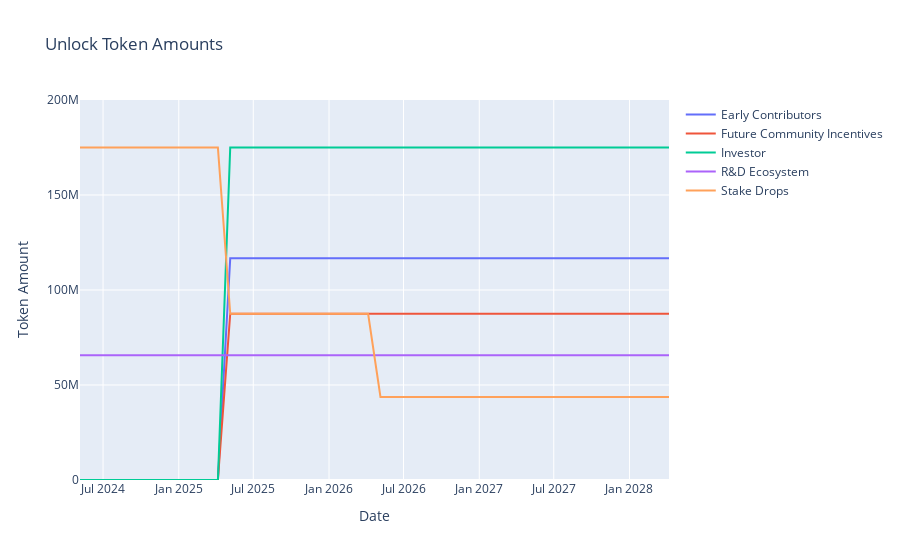

Notebook code cell kept with this figure:
### Code cell
# Filter columns to exclude "Total Unlock", "Cumulative", and "Percentage"
y_columns = unlock_df.columns.difference(
    ["Date", "Total Unlock", "Cumulative", "Percentage"]
)

fig = go.Figure()
for i, column in enumerate(y_columns):
    fig.add_trace(
        go.Scatter(x=unlock_df["Date"], y=unlock_df[column], mode="lines", name=column)
    )

fig.update_layout(
    title="Unlock Token Amounts",  # Adding title
    xaxis_title="Date",  # Adding x-axis label
    yaxis_title="Token Amount",  # Adding y-axis label
    yaxis=dict(range=[0, 200000000])  # Adjust the range as needed
)

fig.show()
